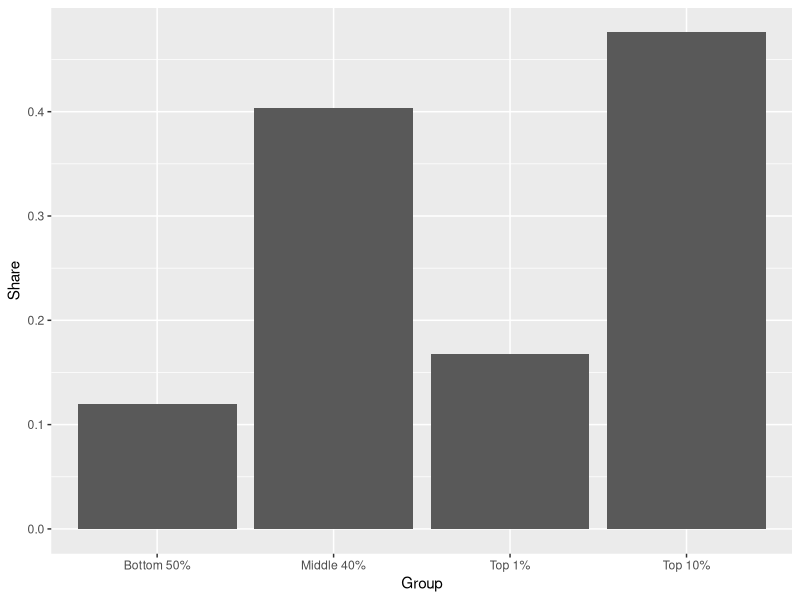
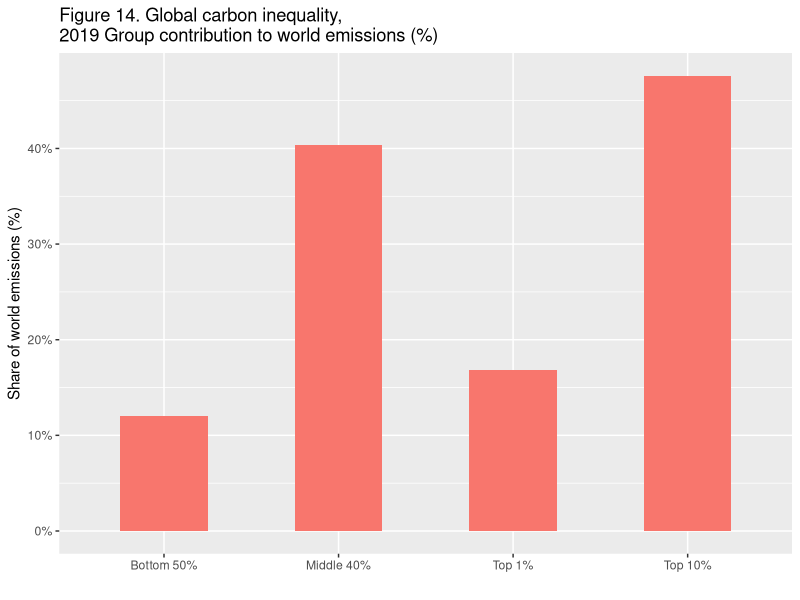
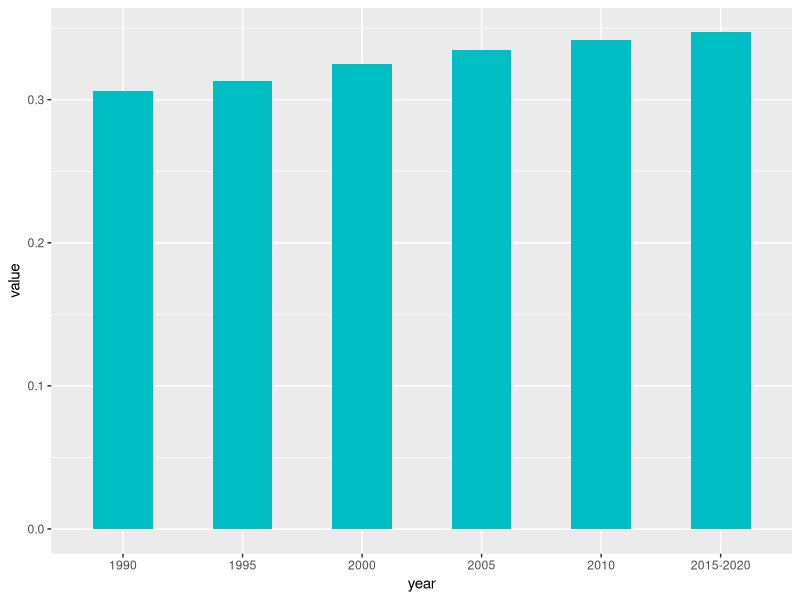
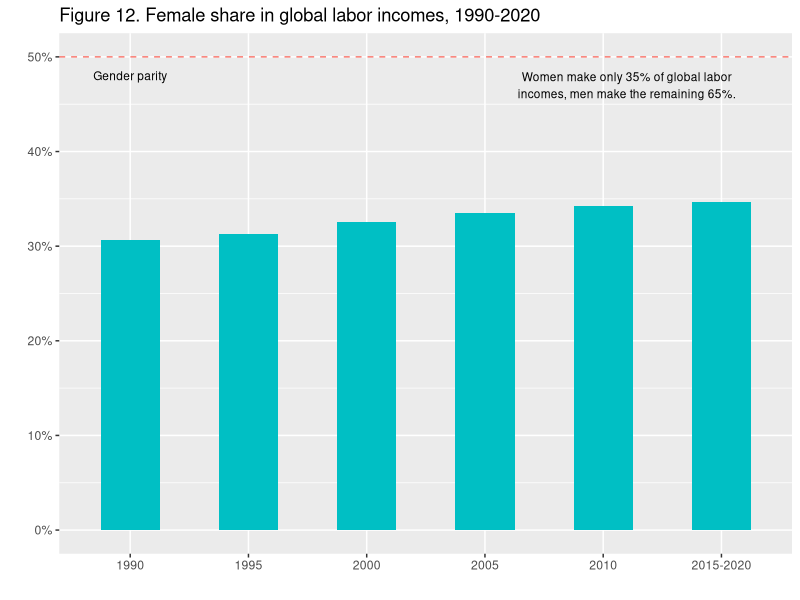
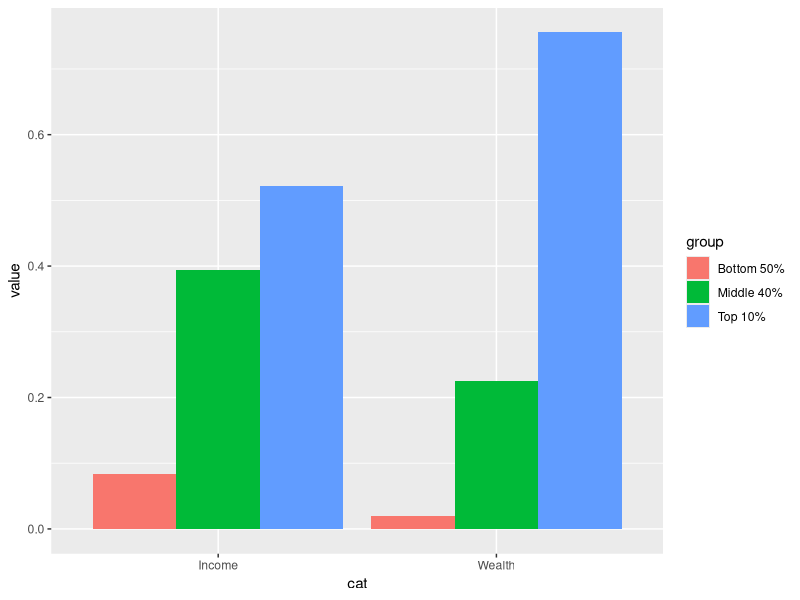

Here is the R script that generated these plots, in order:
## ---- chunk 1
library(tidyverse)
## ---- chunk 2
library(readxl)
## ---- chunk 3
excel_sheets("data/WIR2022s.xlsx")
## ---- chunk 4
df_f14 <- read_excel("data/WIR2022s.xlsx", sheet = "data-F14.")
df_f14
## ---- chunk 5
df_f14 %>% 
  ggplot(aes(x = Group, y = Share)) +
  geom_col()
## ---- chunk 6
df_f14 %>% 
  ggplot(aes(x = Group, y = Share)) +
  geom_col(width = 0.5, fill = scales::hue_pal()(1)[1]) + 
  scale_y_continuous(labels = scales::percent_format(accuracy = 1)) +
  labs(title = "Figure 14. Global carbon inequality, \n2019 Group contribution to world emissions (%)", 
       x = "", y = "Share of world emissions (%)")
## ---- chunk 7
df_f12 <- read_excel("data/WIR2022s.xlsx", sheet = "data-F12")
df_f12
## ---- chunk 8
df_f12 %>% 
  select(year = "Data needs to be updated", value = ...2) %>%
  filter(!is.na(year)) %>%
  ggplot(aes(x = year, y = value)) +
  geom_col(width = 0.5, fill = scales::hue_pal()(2)[2])
## ---- chunk 9
df_f12 %>% 
  select(year = "Data needs to be updated", value = ...2) %>%
  filter(!is.na(year)) %>%
  ggplot(aes(x = year, y = value)) +
  geom_col(width = 0.5, fill = scales::hue_pal()(2)[2]) +
  geom_hline(yintercept = 0.5, linetype = 2, colour = scales::hue_pal()(2)[1]) +
  scale_y_continuous(labels = scales::percent_format(accuracy = 1)) +
  labs(title = "Figure 12. Female share in global labor incomes, 1990-2020", 
        x = "", y = "") +
  annotate("text", x = 1, y = 0.48, label = "Gender parity", size = 3) +
  annotate("text", x = 5.2, y = 0.47, label = stringr::str_wrap("Women make only 35% of global labor incomes, men make the remaining  65%.", width = 40), size = 3)
## ---- chunk 10
df_f1 <- read_excel("data/WIR2022s.xlsx", sheet = "data-F1")
df_f1
## ---- chunk 11
df_f1_rev <- df_f1 %>% select(cat = ...1, 2:4) %>%
  pivot_longer(2:4, names_to = "group", values_to = "value")
df_f1_rev
## ---- chunk 12
df_f1_rev %>%
  ggplot(aes(x = cat, y = value, fill = group)) +
  geom_col(position = "dodge")
